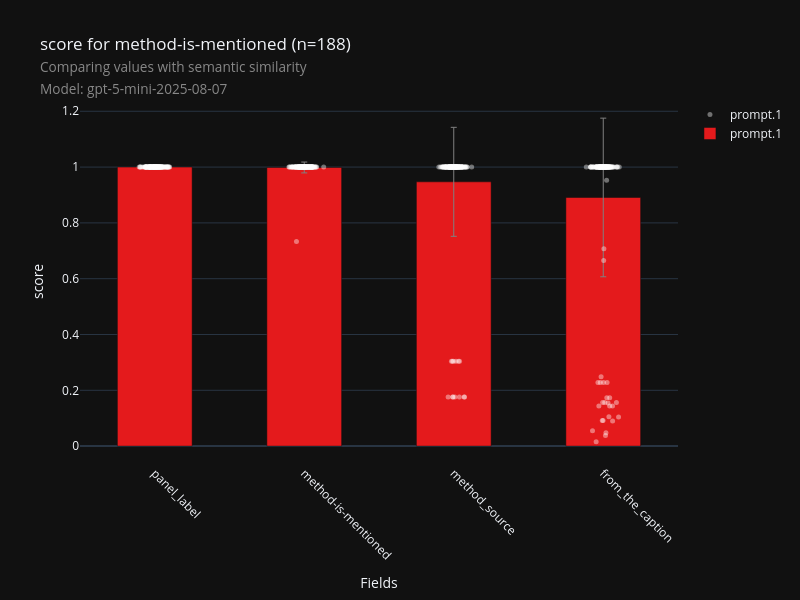

The notebook cell this image was saved under:
### Code cell
fig, df_data, df_metadata = check_visualization(
    "fig-checklist",
    "method-is-mentioned",
    metric="semantic_similarity",
    score="score",
    model=MODEL
)
fig.show()

### Figure 1 — Plotly figure (JSON) as saved in the notebook; plotly's stock layout.template omitted (floating-point values rounded to 4 significant figures; data arrays with more than 128 entries replaced by an {"elided": "..."} marker saying what was removed)
{"data": [{"hovertext": {"elided": "752 str values"}, "marker": {"color": "white", "line": {"color": "white", "width": 0}, "opacity": 0.4, "size": 5}, "mode": "markers", "name": "prompt.1", "showlegend": true, "type": "scatter", "x": {"elided": "752 float values"}, "y": {"elided": "752 float values"}}, {"error_y": {"array": [0.2843, 0.01944, 0.1953, 4.146e-08], "color": "grey", "thickness": 1, "type": "data", "visible": true, "width": 3}, "hovertext": ["Field: from_the_caption<br>0.8911012056818668: 0.891<br>Prompt: prompt.1", "Field: method-is-mentioned<br>0.998582420831031: 0.999<br>Prompt: prompt.1", "Field: method_source<br>0.9471124542203355: 0.947<br>Prompt: prompt.1", "Field: panel_label<br>0.9999999670272178: 1.000<br>Prompt: prompt.1"], "marker": {"color": "rgb(228,26,28)"}, "name": "prompt.1", "showlegend": true, "type": "bar", "width": 0.5, "x": [3, 1, 2, 0], "y": [0.8911, 0.9986, 0.9471, 1.0]}], "layout": {"boxmode": "group", "height": 600, "showlegend": true, "title": {"text": "score for method-is-mentioned (n=188)<br><span style=\"font-size: 0.8em; color: #888;\">Comparing values with semantic similarity</span><br><span style=\"font-size: 0.8em; color: #888;\">Model: gpt-5-mini-2025-08-07</span>"}, "width": 800, "xaxis": {"range": [-0.5, 3.5], "tickangle": 45, "ticktext": ["panel_label", "method-is-mentioned", "method_source", "from_the_caption"], "tickvals": [0, 1, 2, 3], "title": {"text": "Fields"}}, "yaxis": {"title": {"text": "score"}}}}
